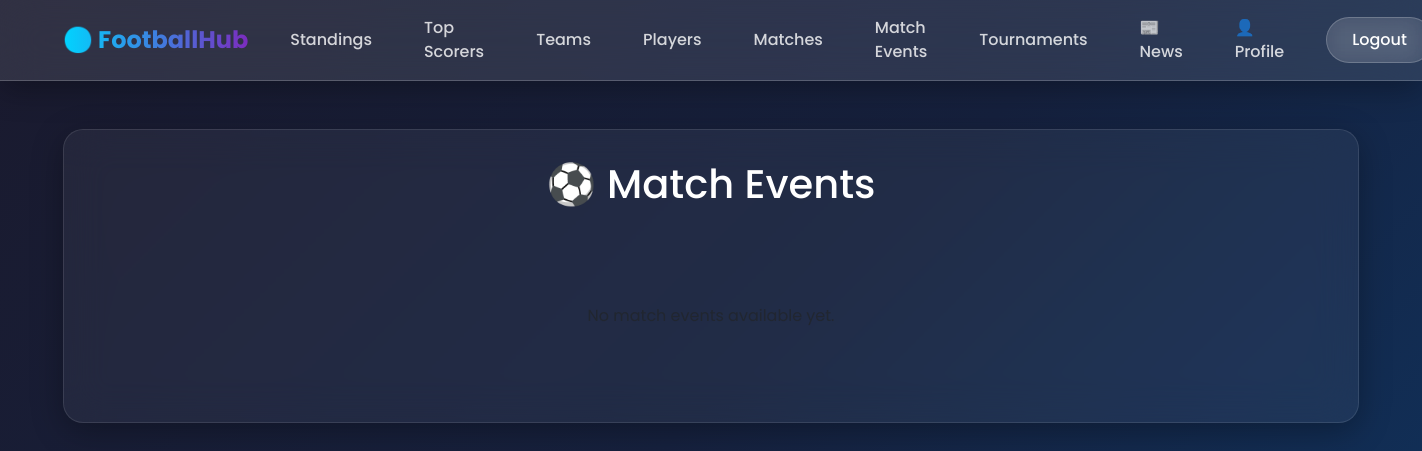
Before: /match-events/ (signed in) with the older database file.
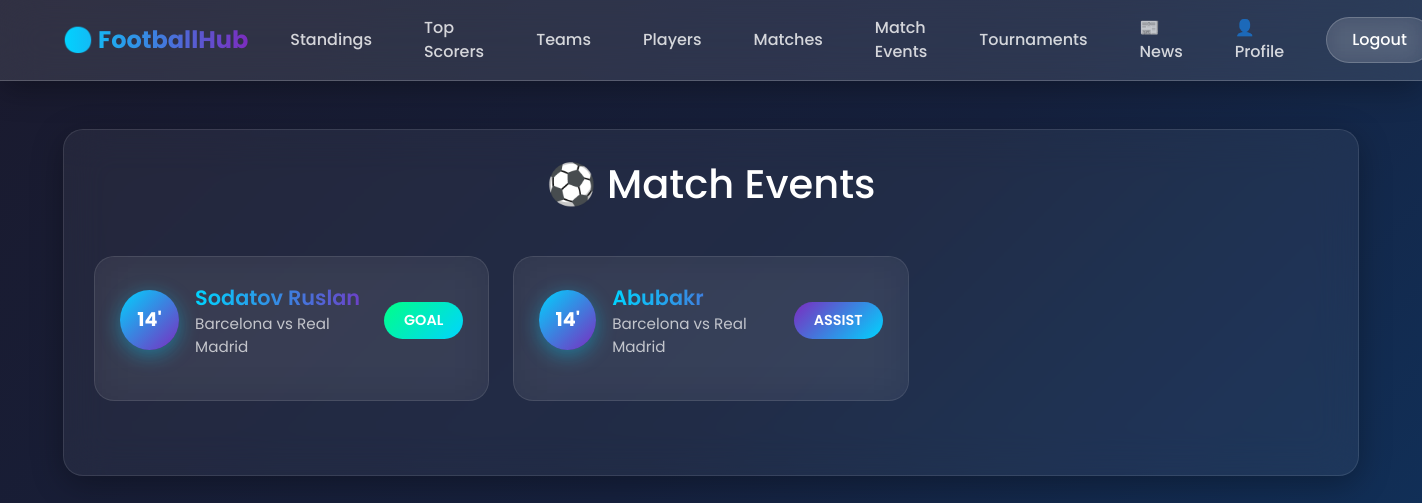
After: the same page with the newer database file.
### football/models.py (models this page shows, shortened)
class MatchEvent(models.Model):
    EVENT_TYPES = [
        ('GOAL', 'Goal'),
        ('ASSIST', 'Assist'),
        ('YELLOW', 'Yellow Card'),
        ('RED', 'Red Card'),
        ('SUB', 'Substitution'),
    ]
    match = models.ForeignKey(
        Match,
        on_delete=models.CASCADE
    )
    player = models.ForeignKey(
        Player,
        on_delete=models.CASCADE
    )
    minute = models.PositiveIntegerField()
    event_type = models.CharField(
        max_length=20,
        choices=EVENT_TYPES
    )

class Player(models.Model):
    POSITION_CHOICES = [
        ('GK', 'Goalkeeper'),
        ('DF', 'Defender'),
        ('MF', 'Midfielder'),
        ('FW', 'Forward'),
    ]
    team = models.ForeignKey(Team, on_delete=models.CASCADE, related_name='players')
    full_name = models.CharField(max_length=100)
    age = models.PositiveIntegerField()
    number = models.PositiveIntegerField()
    position = models.CharField(max_length=2, choices=POSITION_CHOICES)
    photo = models.ImageField(upload_to='players/', blank=True, null=True)
    overall = models.PositiveIntegerField(default=75)
    pace = models.PositiveIntegerField(default=70)
    shooting = models.PositiveIntegerField(default=70)
    passing = models.PositiveIntegerField(default=70)
    dribbling = models.PositiveIntegerField(default=70)
    defending = models.PositiveIntegerField(default=70)
    physical = models.PositiveIntegerField(default=70)

class Match(models.Model):
    tournament = models.ForeignKey(Tournament, on_delete=models.CASCADE)
    home_team = models.ForeignKey(Team,on_delete=models.CASCADE,related_name='home_matches')
    away_team = models.ForeignKey(Team,on_delete=models.CASCADE,related_name='away_matches')
    date = models.DateTimeField()
    home_score = models.PositiveIntegerField(default=0)
    away_score = models.PositiveIntegerField(default=0)
    stream_url = models.URLField(blank=True, null=True)
    is_live = models.BooleanField(default=False)
    man_of_the_match = models.ForeignKey(
    Player,
    on_delete=models.SET_NULL,
    null=True,
    blank=True
)

class Team(models.Model):
    name = models.CharField(max_length=100)
    city = models.CharField(max_length=100)
    logo = models.ImageField(upload_to='teams/', blank=True, null=True)
    stadium = models.CharField(max_length=100, blank=True, null=True)
    capacity = models.PositiveIntegerField(blank=True, null=True)
    created_at = models.DateTimeField(auto_now_add=True)

### football/views.py (the view)
# urls.py: path('match-events/', views.MatchEventListView.as_view(), name='match_event_list'),
class MatchEventListView(LoginRequiredMixin, generic.ListView):
    model = MatchEvent
    template_name = 'football/match_event_list.html'
    context_object_name = 'match_events'
    login_url = '/login/'

### templates/football/match_event_list.html (shortened to what this page needs)
{% extends 'base.html' %}
{% block content %}
<div class="glass-card">
    <h1 class="text-center mb-5">⚽ Match Events</h1>
    <div class="row">
        {% for event in match_events %}
            <div class="col-md-6 col-lg-4 mb-4">
                <div class="event-card">
                    <div class="d-flex align-items-center justify-content-between mb-3">
                        <div class="d-flex align-items-center gap-3">
                            <div class="minute-badge">{{ event.minute }}'</div>
                            <div>
                                <div class="player-name">{{ event.player.full_name }}</div>
                                <div class="match-info">{{ event.match.home_team.name }} vs {{ event.match.away_team.name }}</div>
                            </div>
                        </div>
                        <div class="event-type-badge {% if event.event_type == 'GOAL' %}event-goal{% elif event.event_type == 'YELLOW' %}event-yellow{% elif event.event_type == 'RED' %}event-red{% else %}event-sub{% endif %}">
                            {{ event.get_event_type_display }}
                        </div>
                    </div>
                </div>
            </div>
        {% empty %}
            <div class="col-12">
                <div class="text-center text-muted py-5">
                    <p>No match events available yet.</p>
                </div>
            </div>
        {% endfor %}
    </div>
</div>
{% endblock %}

Changed rows visible on the page:
added MatchEvent: minute "14", player.full_name "Sodatov Ruslan", match.home_team.name "Barcelona", match.away_team.name "Real Madrid", event_type "GOAL"
added MatchEvent: minute "14", player.full_name "Abubakr", match.home_team.name "Barcelona", match.away_team.name "Real Madrid", event_type "ASSIST"
